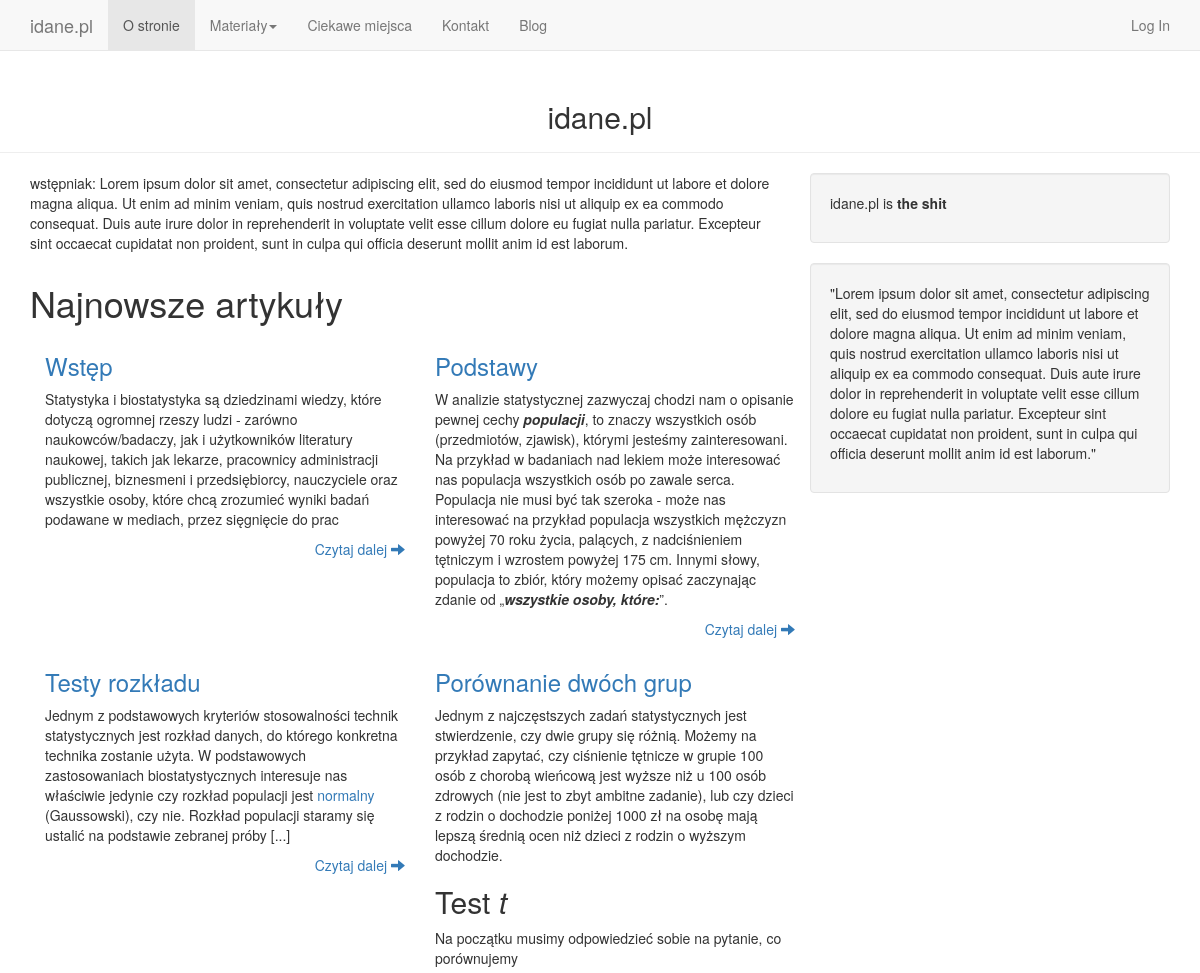
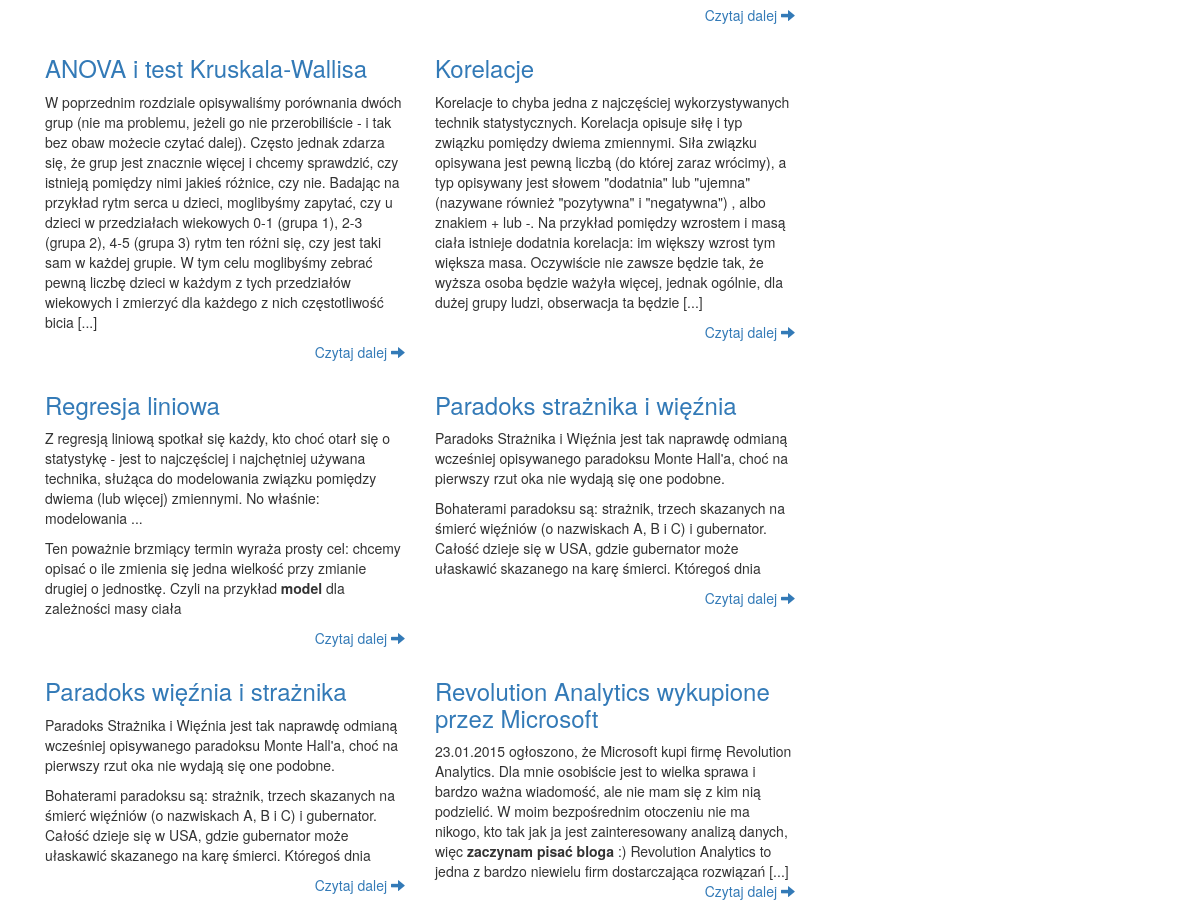
The page / on the database its author committed (2 pictures, top to bottom).
### app/models.py (models this page shows, shortened)
class Article(db.Model):
    __tablename__='articles'
    id = db.Column(db.Integer, nullable=False, primary_key=True)
    title = db.Column(db.String(250), nullable=False)
    short_title = db.Column(db.String(20), nullable=False) ## this is just for dynamically creating paths - I want to keep this compatible with the present version of idane.pl
    body = db.Column(db.String(100000), nullable=False)
    short_body = db.Column(db.String(1000), nullable=False)
    content_container_id = db.Column(db.Integer, db.ForeignKey('content_containters.id'))
    content_container = db.relationship('ContentContainer', backref='articles')
    page_number = db.Column(db.Integer()) ## nr. rozdzialu w ksiazce
    user_id = db.Column(db.Integer, db.ForeignKey('users.id'))
    user = db.relationship('User', backref='articles')
    keywords = db.relationship('KeyWord', secondary=association_table, backref='articles')
    category_id = db.Column(db.Integer, db.ForeignKey('categories.id'))
    category = db.relationship('Category', backref='articles')
    type_id = db.Column(db.Integer, db.ForeignKey('article_types.id'))
    type_name = db.relationship('ArticleType', backref='articles')
    date_time = db.Column(db.DateTime, default=db.func.now())

### app/main/views.py (the view)
@main.route('/', methods=['GET', 'POST'])
def index():
    articles = Article.query.order_by(Article.date_time).all()
    return render_template('index.html', articles=generate_blogs_list(articles, 150))

### app/templates/index.html (shortened to what this page needs)
{% extends "base.html" %}
{% block head %}
{{ super() }}
{% endblock %}
{% block content %}
{% block page_content %}
<div class="container">
  <div class="row">
    <div class="col-md-8">
      <p>wstępniak: Lorem ipsum dolor sit amet, consectetur adipiscing elit, sed do eiusmod tempor incididunt ut labore et dolore magna aliqua. Ut enim ad minim veniam, quis nostrud exercitation ullamco laboris nisi ut aliquip ex ea commodo consequat. Duis aute irure dolor in reprehenderit in voluptate velit esse cillum dolore eu fugiat nulla pariatur. Excepteur sint occaecat cupidatat non proident, sunt in culpa qui officia deserunt mollit anim id est laborum.</p>
    </div>
    <div class="col-md-4">
      <div class="well">
	<p>idane.pl is <strong>the shit</strong></p>
      </div>
    </div>
  </div>
</div>
<div class = "container">
  <div class = "row">
    <div class="col-md-8">
      <h1> Najnowsze artykuły</h1>
       <div class="container">
        <div class="row">
	  <div class="col-md-4">
	    <h3><a href="{{ url_for('main.book_chapter',
			 content_container_short=articles[0]['content_container'].short_title,
			 short_title=articles[0]['short_title']) }}">{{ articles[0]['title'] }}</a></h3>
	    {{ articles[0]['short_body']|safe }}
	    <p align="right"><a href="{{ url_for('main.book_chapter',
				      content_container_short=articles[0]['content_container'].short_title,
				      short_title=articles[0]['short_title'])
				      }}"> Czytaj
		dalej <span class="glyphicon
				   glyphicon-arrow-right"></span></a></p>
	  </div>
	  <div class="col-md-4">
	    <h3><a href="{{ url_for('main.book_chapter',
			 content_container_short=articles[1]['content_container'].short_title,
			 short_title=articles[1]['short_title']) }}">{{ articles[1]['title'] }}</a></h3>
	    {{ articles[1]['short_body']|safe }}
	    <p align="right"><a href="{{ url_for('main.book_chapter',
				      content_container_short=articles[1]['content_container'].short_title,
				      short_title=articles[1]['short_title'])
				      }}"> Czytaj
		dalej <span class="glyphicon
				   glyphicon-arrow-right"></span></a></p>
	  </div>
	</div>
      </div>
      {% set vars={'row_open': false} %}
      {% for article in articles[2:] %}
      {% if not article['new_row'] %}
      <div class="container">
	<div class="row">
	  <div class="col-md-4">
	    <h3><a href="{{ url_for('main.book_chapter',
			 content_container_short=article['content_container'].short_title,
			 short_title=article['short_title']) }}">{{ article['title'] }}</a></h3>
	    {{ article['short_body']|safe }}
	    <p align="right"><a href="{{ url_for('main.book_chapter',
				      content_container_short=article['content_container'].short_title,
				      short_title=article['short_title'])
				      }}"> Czytaj
		dalej <span class="glyphicon
				   glyphicon-arrow-right"></span></a></p>
	  </div>
	  {% else %}
	  <div class="col-md-4">
	    <h3><a href="{{ url_for('main.book_chapter',
			 content_container_short=article['content_container'].short_title,
			 short_title=article['short_title']) }}">{{ article['title'] }}</a></h3>
	    {{ article['short_body']|safe }}
	    <p align="right"><a href="{{ url_for('main.book_chapter',
				      content_container_short=article['content_container'].short_title,
				      short_title=article['short_title'])
				      }}"> Czytaj
		dalej <span class="glyphicon
				   glyphicon-arrow-right"></span></a></p>
	  </div>
	</div>
      </div>
      {% endif %}
      {% endfor %}
  </div>
  <div class="col-md-4" background-color="#AAAAAA">
    <div class="well">
      <p>"Lorem ipsum dolor sit amet, consectetur adipiscing elit, sed
	do eiusmod tempor incididunt ut labore et dolore magna aliqua. Ut
	enim ad minim veniam, quis nostrud exercitation ullamco laboris
	nisi ut aliquip ex ea commodo consequat. Duis aute irure dolor in
	reprehenderit in voluptate velit esse cillum dolore eu fugiat
	nulla pariatur. Excepteur sint occaecat cupidatat non proident,
	sunt in culpa qui officia deserunt mollit anim id est
	laborum."</p>
    </div>
  </div>
  {% endblock %}
  {% endblock %}

### app/static/idaneCMS.css (style rules this page uses)
body { padding-top: 60px; }

### rows shown on the page
Article: title "Wstęp", short_body "Statystyka i biostatystyka są dziedzinami wiedzy, które dotyczą ogromnej rzeszy ludzi - zarówno naukowców/badaczy, jak i użytkowników literatury naukowej, takich jak lekarze, pracownicy administracji publicznej, biznesmeni i przedsiębiorcy, nauczyciele oraz wszystkie osoby, które chcą zrozumieć wyniki badań podawane w mediach, przez sięgnięcie do prac"
Article: title "Podstawy", short_body "W analizie statystycznej zazwyczaj chodzi nam o opisanie pewnej cechy populacji , to znaczy wszystkich osób (przedmiotów, zjawisk), którymi jesteśmy zainteresowani. Na przykład w badaniach nad lekiem może interesować nas populacja wszystkich osób po zawale serca. Populacja nie musi być tak szeroka - może nas interesować na przykład populacja wszystkich mężczyzn powyżej 70 roku życia, palących, z nadciśnieniem tętniczym i wzrostem powyżej 175 cm. Innymi słowy, populacja to zbiór, który możemy opisać zaczynając zdanie od „ wszystkie osoby, które: ”."
Article: title "Testy rozkładu", short_body "Jednym z podstawowych kryteriów stosowalności technik statystycznych jest rozkład danych, do którego konkretna technika zostanie użyta. W podstawowych zastosowaniach biostatystycznych interesuje nas właściwie jedynie czy rozkład populacji jest normalny (Gaussowski), czy nie. Rozkład populacji staramy się ustalić na podstawie zebranej próby [...]"
Article: title "Porównanie dwóch grup", short_body "Jednym z najczęstszych zadań statystycznych jest stwierdzenie, czy dwie grupy się różnią. Możemy na przykład zapytać, czy ciśnienie tętnicze w grupie 100 osób z chorobą wieńcową jest wyższe niż u 100 osób zdrowych (nie jest to zbyt ambitne zadanie), lub czy dzieci z rodzin o dochodzie poniżej 1000 zł na osobę mają lepszą średnią ocen niż dzieci z rodzin o wyższym dochodzie. Test t Na początku musimy odpowiedzieć sobie na pytanie, co porównujemy"
Article: title "ANOVA i test Kruskala-Wallisa", short_body "W poprzednim rozdziale opisywaliśmy porównania dwóch grup (nie ma problemu, jeżeli go nie przerobiliście - i tak bez obaw możecie czytać dalej). Często jednak zdarza się, że grup jest znacznie więcej i chcemy sprawdzić, czy istnieją pomiędzy nimi jakieś różnice, czy nie. Badając na przykład rytm serca u dzieci, moglibyśmy zapytać, czy u dzieci w przedziałach wiekowych 0-1 (grupa 1), 2-3 (grupa 2), 4-5 (grupa 3) rytm ten różni się, czy jest taki sam w każdej grupie. W tym celu moglibyśmy zebrać pewną liczbę dzieci w każdym z tych przedziałów wiekowych i zmierzyć dla każdego z nich częstotliwość bicia [...]"
Article: title "Korelacje", short_body "Korelacje to chyba jedna z najczęściej wykorzystywanych technik statystycznych. Korelacja opisuje siłę i typ związku pomiędzy dwiema zmiennymi. Siła związku opisywana jest pewną liczbą (do której zaraz wrócimy), a typ opisywany jest słowem \"dodatnia\" lub \"ujemna\" (nazywane również \"pozytywna\" i \"negatywna\") , albo znakiem + lub -. Na przykład pomiędzy wzrostem i masą ciała istnieje dodatnia korelacja: im większy wzrost tym większa masa. Oczywiście nie zawsze będzie tak, że wyższa osoba będzie ważyła więcej, jednak ogólnie, dla dużej grupy ludzi, obserwacja ta będzie [...]"
Article: title "Regresja liniowa", short_body "Z regresją liniową spotkał się każdy, kto choć otarł się o statystykę - jest to najczęściej i najchętniej używana technika, służąca do modelowania związku pomiędzy dwiema (lub więcej) zmiennymi. No właśnie: modelowania ... Ten poważnie brzmiący termin wyraża prosty cel: chcemy opisać o ile zmienia się jedna wielkość przy zmianie drugiej o jednostkę. Czyli na przykład model dla zależności masy ciała"
Article: title "Paradoks strażnika i więźnia", short_body "Paradoks Strażnika i Więźnia jest tak naprawdę odmianą wcześniej opisywanego paradoksu Monte Hall'a, choć na pierwszy rzut oka nie wydają się one podobne. Bohaterami paradoksu są: strażnik, trzech skazanych na śmierć więźniów (o nazwiskach A, B i C) i gubernator. Całość dzieje się w USA, gdzie gubernator może ułaskawić skazanego na karę śmierci. Któregoś dnia"
Article: title "Paradoks więźnia i strażnika", short_body "Paradoks Strażnika i Więźnia jest tak naprawdę odmianą wcześniej opisywanego paradoksu Monte Hall'a, choć na pierwszy rzut oka nie wydają się one podobne. Bohaterami paradoksu są: strażnik, trzech skazanych na śmierć więźniów (o nazwiskach A, B i C) i gubernator. Całość dzieje się w USA, gdzie gubernator może ułaskawić skazanego na karę śmierci. Któregoś dnia"
Article: title "Revolution Analytics wykupione przez Microsoft", short_body "23.01.2015 ogłoszono, że Microsoft kupi firmę Revolution Analytics. Dla mnie osobiście jest to wielka sprawa i bardzo ważna wiadomość, ale nie mam się z kim nią podzielić. W moim bezpośrednim otoczeniu nie ma nikogo, kto tak jak ja jest zainteresowany analizą danych, więc zaczynam pisać bloga :) Revolution Analytics to jedna z bardzo niewielu firm dostarczająca rozwiązań [...]"
